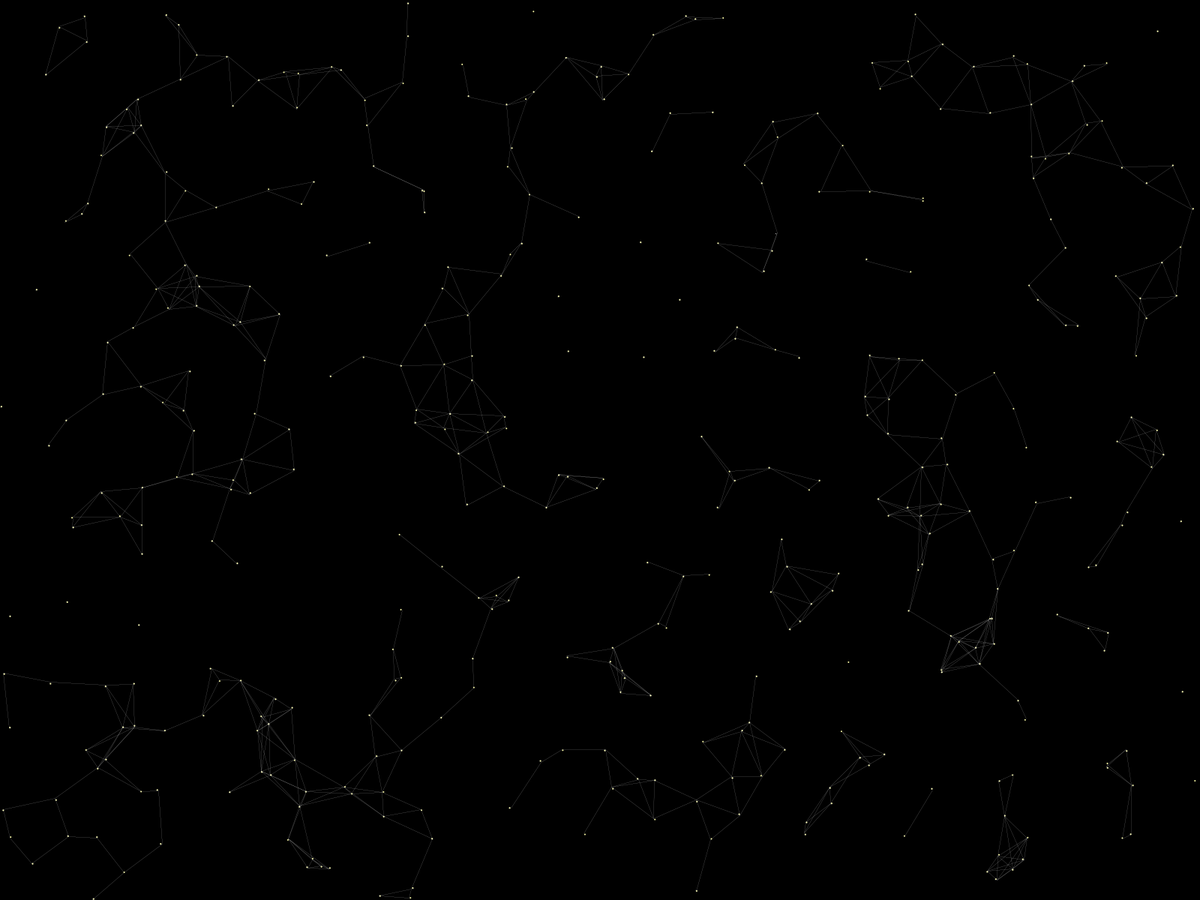
Frame 1 (no input)
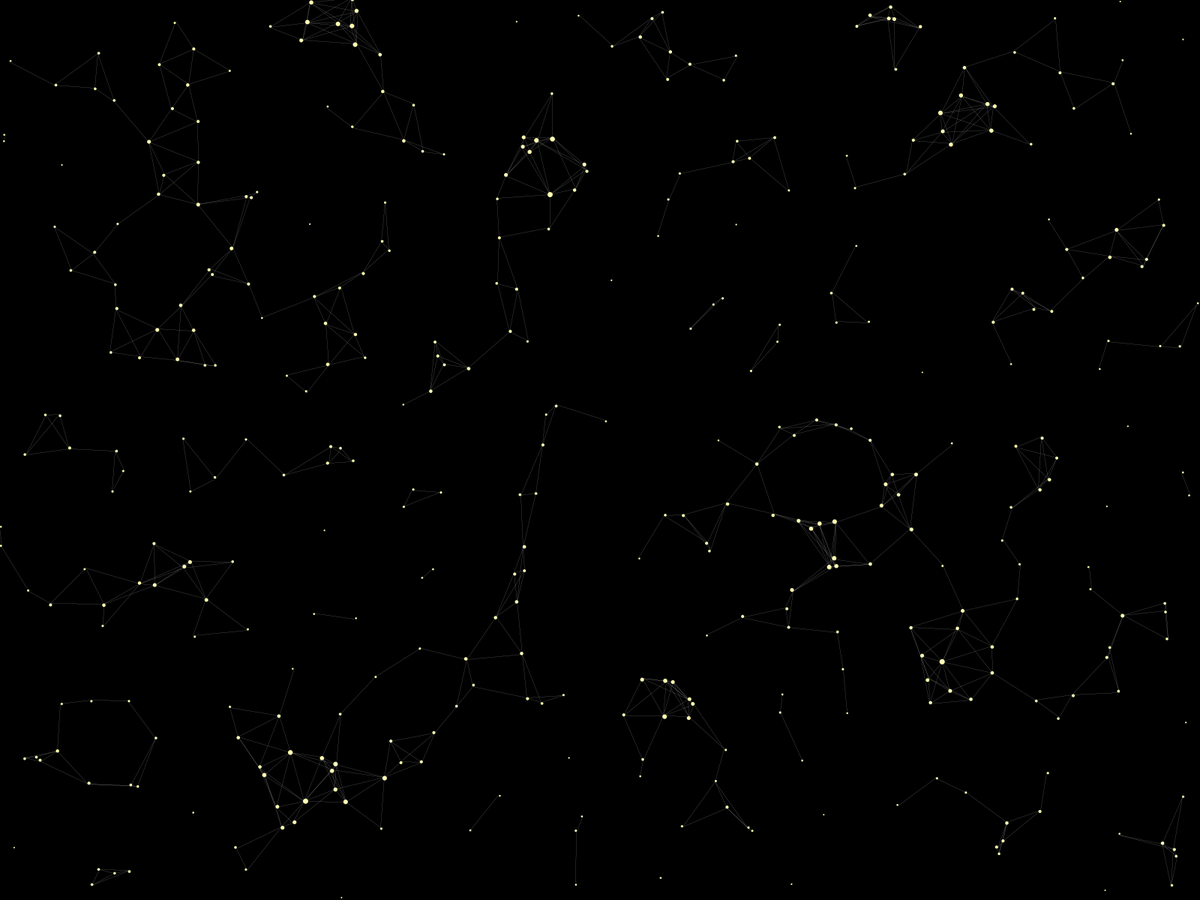
Frame 60 (the mouse pressed at the canvas centre just before this capture)
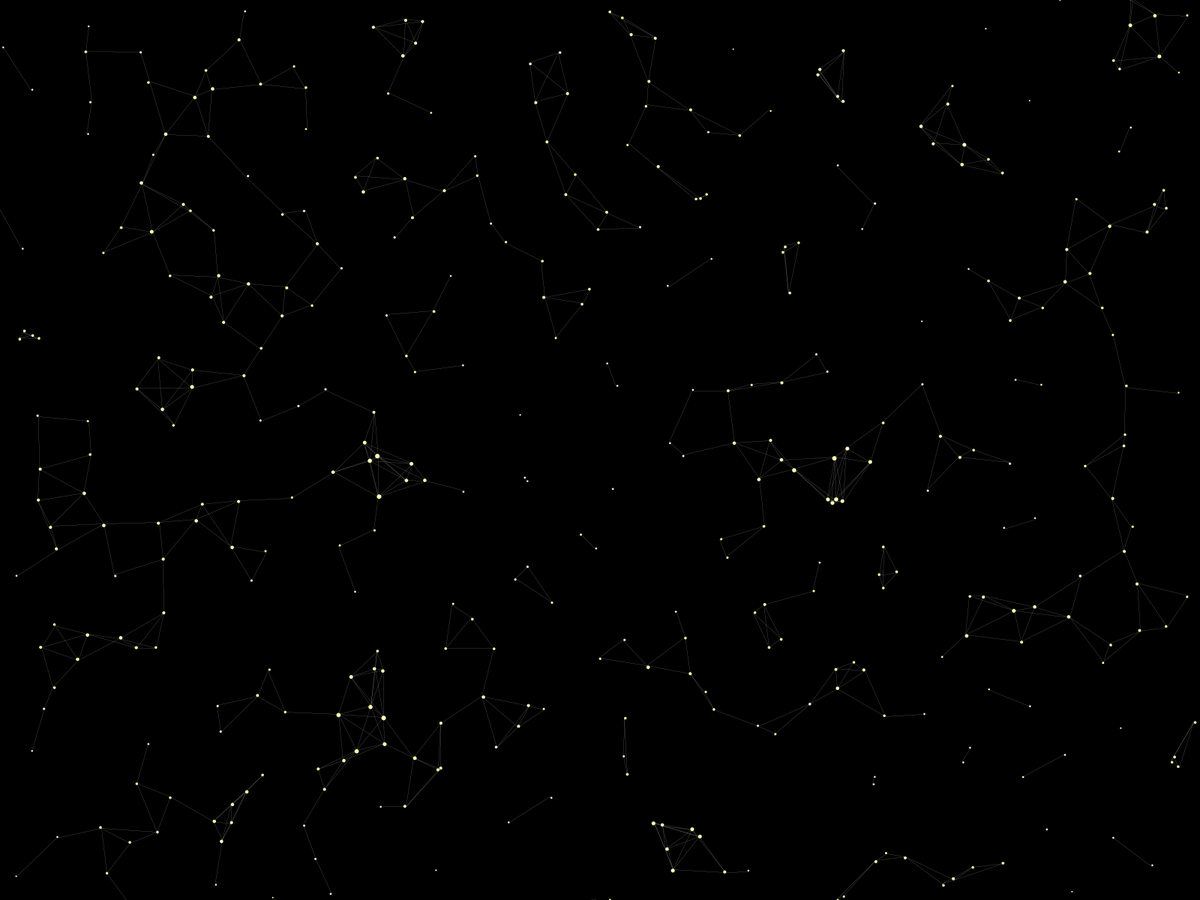
Frame 120 (the mouse held since frame 60 and released just before this capture)

The Processing sketch that drew these frames (run headless with seeded random() and noise(); from frame 60 on, the mouse is pressed at the canvas centre):

// Processing sketch: Estrutura_MASTER
// ── Estrutura_MASTER.pde
Node[] node = new Node[400];
int cols = node.length;
int rows = node.length;
int [][] vertex = new int [cols][rows];
float [] degree = new float [node.length];
float vel = 2;
float thresh = 75;
float damp = 0.0003;

void setup(){
  //size(600,600);
  fullScreen();
  noCursor();
  for (int i = 0 ; i < node.length; i++){
    node[i] = new Node();
  }
  frameRate(30);
}

void draw(){
  background(0);
  for (int i = 0; i<node.length; i++){
    degree[i]=0;
    for (int j = 0; j<=i; j++){
      degree[i] = degree[i]+vertex[i][j];
      degree[j] = degree[j]+vertex[i][j];
    }
  }

  for (int i = 0; i < node.length; i++){
    node[i].drawNode(degree[i]);
    node[i].moveNode();
    
    for (int j = 0; j < i; j++){
      float d = dist(node[i].posX, node[i].posY, node[j].posX, node[j].posY);
      vertex[i][j] = 0;
      if (i != j && d < thresh){
        strokeWeight(0);
        stroke(255);
        vertex[i][j] = vertex[i][j]+1;
        vertex[j][i] = vertex[i][j];
        line(node[i].posX, node[i].posY, node[j].posX, node[j].posY);
        node[i].dampNode();
        node[j].dampNode();
      }
    }
  }
}
// ── Node.pde
class Node{
  float cor,time,posX,posY,velX, velY,radius;
  
  Node(){
    cor = 170;
    posX = random(width-radius) + radius;
    posY = random(height-radius)+ radius;
    velX = random(-vel, vel);
    velY = random(-vel, vel);
    radius = 5;
  }
  
  void moveNode(){    
    posX = posX + velX;
    posY = posY + velY;
    
    if (posX>width+2*radius){
      if (velX > 0){
        posX = -2*radius;
      }
    }
    if (posX<-2*radius){
      if (velX <0){
        posX = width+2*radius;
      }
    }
    
    if (posY>height+2*radius){
      if (velY > 0){
        posY = -2*radius;
      }
    }
    if (posY<-2*radius){
      if (velY <0){
        posY = height+2*radius;
      }
    }
    //if (posX>(width-radius)){
    //  velX = velX*(-1);
    //}
    //if (posX<radius/2){
    //  velX = velX*(-1);
    //}
    //if (posY>(height-radius)){
    //  velY = velY*(-1);
    //}
    //if (posY<radius){
    //  velY = velY*(-1);
    //}
  }
  
  void drawNode(float tempRadius){
    radius = map(tempRadius,0,vertex.length,1,100);
    ellipse(posX,posY,2*radius,2*radius);
    fill(255,255,cor);
    noStroke();
  }
  
  
  void dampNode(){
    if (velX > 0){
      velX = velX - damp;
    }else{
      velX = velX + damp;
    }
    if (velY > 0){
      velY = velY - damp;
    }else{
      velY = velY + damp;
    }
  }
}
